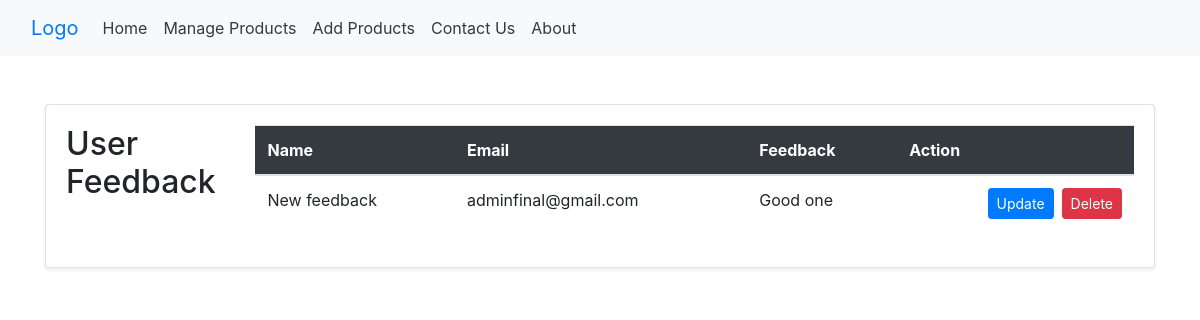
The page /feedback/ on the database its author committed.
### products/models.py (models this page shows, shortened)
class Feedback(models.Model):
	name = models.CharField(max_length=100, null=True, blank=True)
	email =  models.CharField(max_length=100, null=True, blank=True)
	feedback = models.TextField(null=True, blank=True)

### products/views.py (the view)
# urls.py: path('feedback/', views.displayFeedback, name='displayFeedback'),
def displayFeedback(request):
    feedbacks = Feedback.objects.all()
    return render(request, 'feedback.html', {'feedbacks': feedbacks})

### products/templates/feedback.html
{% extends 'base.html' %}
{% block content %}
<div class="container my-5">
  <div class="card shadow-sm">
    <div class="card-body">
      <h2 class="text-secondry mb-4">User Feedback</h2>
      <div class="table-responsive">
        <table class="table table-hover">
          <thead class="bg-dark text-white">
            <tr>
              <th scope="col">Name</th>
              <th scope="col">Email</th>
              <th scope="col">Feedback</th>
              <th scope="col">Action</th>
            </tr>
          </thead>
          <tbody>
            {% for feedback in feedbacks %}
            <tr class="hover:bg-gray-100 transition-colors duration-300">
              <td>{{ feedback.name }}</td>
              <td>{{ feedback.email }}</td>
              <td>{{ feedback.feedback }}</td>
              <td>
                <div class="d-flex justify-content-end">
                  <a href="{% url 'update-feedback' feedback.id %}" class="btn btn-primary btn-sm mr-2">Update</a>
                  <a href="{% url 'delete-feedback' feedback.id %}" class="btn btn-danger btn-sm">Delete</a>
                </div>
              </td>
            </tr>
            {% endfor %}
          </tbody>
        </table>
      </div>
    </div>
  </div>
</div>
{% endblock %}

### products/static/products/css/product.css (style rules this page uses)
.card-body { display: flex; flex-direction: row; justify-content: space-between; }
.card { position: relative; overflow: hidden; }

### rows shown on the page
Feedback: name "New feedback", email "adminfinal@gmail.com", feedback "Good one"
